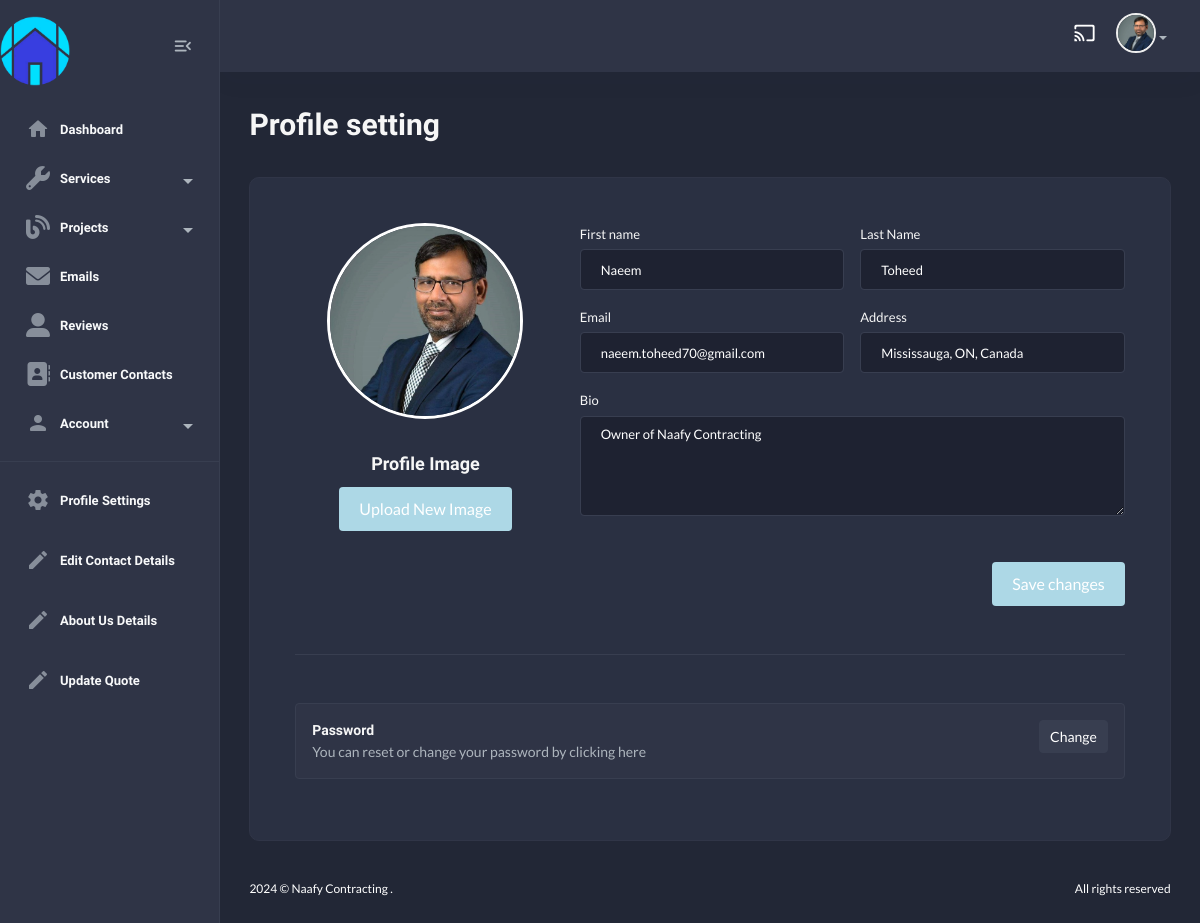
Page /useradmin/profile/ (signed in) on the earlier database version.
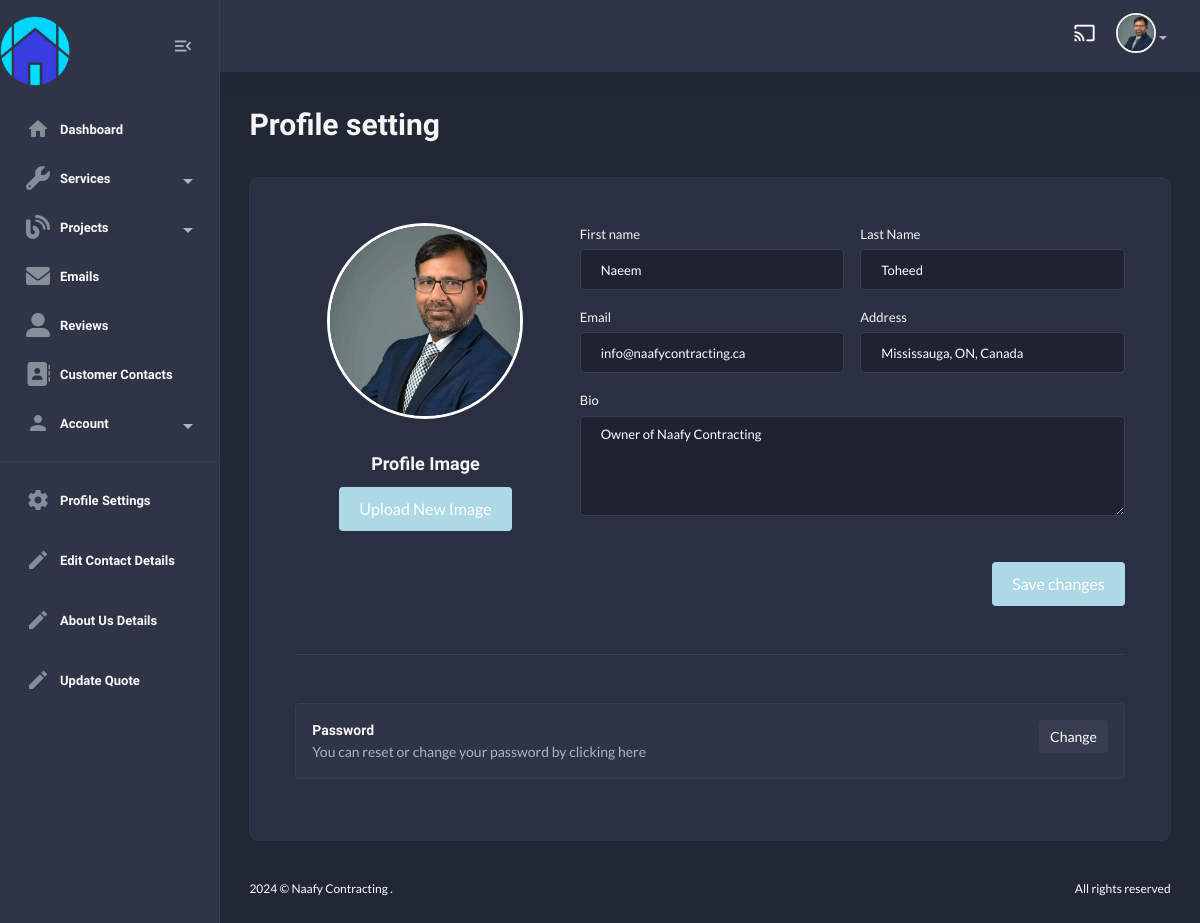
Same page on the later database version.
### useradmin/models.py (models this page shows, shortened)
class Profile(models.Model):
    user = models.OneToOneField(User, on_delete=models.CASCADE)
    first_name = models.CharField(max_length=255, blank=True, null=True)
    last_name = models.CharField(max_length=255, blank=True, null=True)
    email = models.EmailField(max_length=255, blank=True, null=True)
    bio = models.TextField(default="This is My Bio!")
    address = models.CharField(max_length=255, blank=True, null=True)
    profile_image = models.ImageField(upload_to='profile_images/', blank=True, null=True)
    last_updated = models.DateTimeField(auto_now=True)

### useradmin/views.py (the view)
# urls.py: path("profile/", views.profile_view, name="profile"),
@login_required
def profile_view(request):
    profile = request.user.profile
    if request.method == 'POST':
        form = ProfileForm(request.POST, request.FILES, instance=profile)
        if form.is_valid():
            form.save()
            return redirect('useradmin:profile')
    else:
        form = ProfileForm(instance=profile)
    return render(request, 'useradmin/profile.html', {'form': form, 'profile':profile})

### home/context_processors.py (called while the page is built)
def default(request):
    contact_details = ContactDetails.objects.first()
    return {
        "contact_details" : contact_details,
    }

### templates/useradmin/profile.html (shortened to what the changed rows need)
{% extends "useradmin/base.html" %}
    {% load static %}
        {% block content %}
            <section class="content-main">
                <div class="content-header">
                    <h2 class="content-title">Profile setting</h2>
                </div>
                <div class="card">
                    <div class="card-body">
                        <div class="row gx-5">
                            <div class="col-lg-12">
                                <section class="content-body p-xl-4">
                                    <form method="POST" enctype="multipart/form-data">
                                        <div class="row">
                                            <aside class="col-lg-4">
                                                <figure class="text-lg-center">
                                                        <img class="img-lg mb-3 img-avatar" src="{{profile.profile_image.url}}" alt="User Photo" />
                                                    <figcaption class="mt-10">
                                                        <h4>Profile Image</h4>
                                                        <button type="button" class="btn button-hover-effect mt-10" onclick="document.getElementById('profileImageInput').click();">
                                                        </button>
                                                    </figcaption>
                                                </figure>
                                            </aside>
                                            <div class="col-lg-8">
                                                <div class="row gx-3">
                                                    <div class="col-6 mb-3">
                                                        <label class="form-label">First name</label>
                                                        {{form.first_name}}
                                                    </div>
                                                    <div class="col-6 mb-3">
                                                        <label class="form-label">Last Name</label>
                                                        {{form.last_name}}
                                                    </div>
                                                    <div class="col-lg-6 mb-3">
                                                        <label class="form-label">Email</label>
                                                        {{form.email}}
                                                    </div>
                                                    <div class="col-lg-6 mb-3">
                                                        <label class="form-label">Address</label>
                                                        {{form.address}}
                                                    </div>
                                                    <div class="col-lg-12 mb-3">
                                                        <label class="form-label">Bio</label>
                                                        {{form.bio}}
                                                    </div>
                                                </div>
                                            </div>
                                        </div>
                                        <br />
                                    </form>
                                </section>
                            </div>
                        </div>
                    </div>
                </div>
            </section>
        {% endblock content%}

Differences in the rows shown:
changed Profile "Naeem": email "naeem.toheed70@gmail.com" → "info@naafycontracting.ca"
